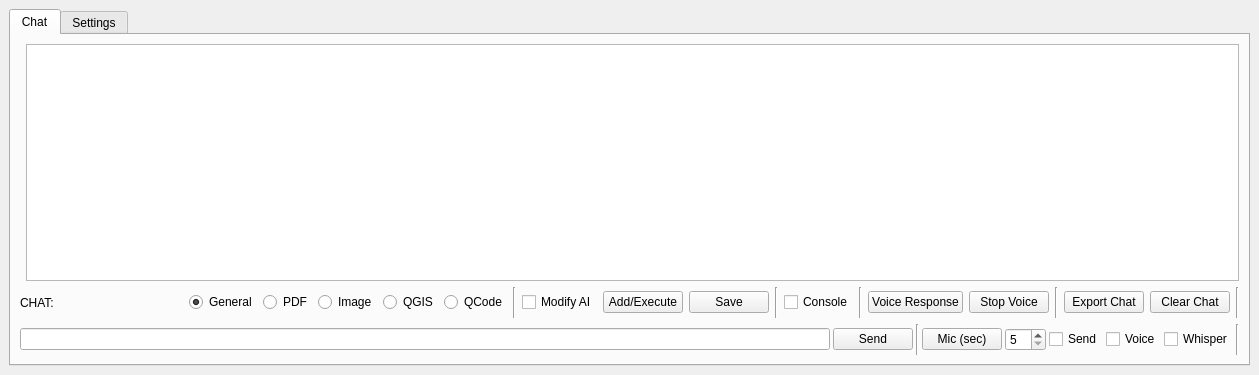
<?xml version="1.0" encoding="UTF-8"?>
<ui version="4.0">
 <class>qchatgpt</class>
 <widget class="QDockWidget" name="qchatgpt">
  <property name="geometry">
   <rect>
    <x>0</x>
    <y>0</y>
    <width>1259</width>
    <height>375</height>
   </rect>
  </property>
  <property name="windowTitle">
   <string>QChatGPT</string>
  </property>
  <widget class="QWidget" name="dockWidgetContents">
   <layout class="QGridLayout" name="gridLayout">
    <item row="0" column="0">
     <widget class="QTabWidget" name="tabWidget">
      <property name="currentIndex">
       <number>0</number>
      </property>
      <widget class="QWidget" name="tab">
       <attribute name="title">
        <string>Chat</string>
       </attribute>
       <layout class="QGridLayout" name="gridLayout_2">
        <item row="0" column="0">
         <layout class="QVBoxLayout" name="verticalLayout">
          <item>
           <layout class="QHBoxLayout" name="layout_custom">
            <item>
             <widget class="QTextEdit" name="chatgpt_edit">
              <property name="sizePolicy">
               <sizepolicy hsizetype="Ignored" vsizetype="Ignored">
                <horstretch>0</horstretch>
                <verstretch>0</verstretch>
               </sizepolicy>
              </property>
              <property name="html">
               <string>&lt;!DOCTYPE HTML PUBLIC &quot;-//W3C//DTD HTML 4.0//EN&quot; &quot;http://www.w3.org/TR/REC-html40/strict.dtd&quot;&gt;
&lt;html&gt;&lt;head&gt;&lt;meta name=&quot;qrichtext&quot; content=&quot;1&quot; /&gt;&lt;style type=&quot;text/css&quot;&gt;
p, li { white-space: pre-wrap; }
&lt;/style&gt;&lt;/head&gt;&lt;body style=&quot; font-family:'MS Shell Dlg 2'; font-size:7.8pt; font-weight:400; font-style:normal;&quot;&gt;
&lt;p style=&quot;-qt-paragraph-type:empty; margin-top:0px; margin-bottom:0px; margin-left:0px; margin-right:0px; -qt-block-indent:0; text-indent:0px;&quot;&gt;&lt;br /&gt;&lt;/p&gt;&lt;/body&gt;&lt;/html&gt;</string>
              </property>
             </widget>
            </item>
            <item>
             <widget class="QTextBrowser" name="chatgpt_ans">
              <property name="sizePolicy">
               <sizepolicy hsizetype="Expanding" vsizetype="Minimum">
                <horstretch>0</horstretch>
                <verstretch>0</verstretch>
               </sizepolicy>
              </property>
             </widget>
            </item>
           </layout>
          </item>
          <item>
           <layout class="QHBoxLayout" name="horizontalLayout_2">
            <item>
             <widget class="QLabel" name="label">
              <property name="sizePolicy">
               <sizepolicy hsizetype="Minimum" vsizetype="Preferred">
                <horstretch>0</horstretch>
                <verstretch>0</verstretch>
               </sizepolicy>
              </property>
              <property name="text">
               <string>CHAT:</string>
              </property>
             </widget>
            </item>
            <item>
             <spacer name="horizontalSpacer">
              <property name="orientation">
               <enum>Qt::Horizontal</enum>
              </property>
              <property name="sizeHint" stdset="0">
               <size>
                <width>40</width>
                <height>20</height>
               </size>
              </property>
             </spacer>
            </item>
            <item>
             <widget class="QRadioButton" name="general">
              <property name="text">
               <string>General</string>
              </property>
              <property name="checked">
               <bool>true</bool>
              </property>
             </widget>
            </item>
            <item>
             <widget class="QRadioButton" name="pdfchat">
              <property name="text">
               <string>PDF</string>
              </property>
             </widget>
            </item>
            <item>
             <widget class="QRadioButton" name="image">
              <property name="text">
               <string>Image</string>
              </property>
             </widget>
            </item>
            <item>
             <widget class="QRadioButton" name="qgisui">
              <property name="text">
               <string>QGIS</string>
              </property>
             </widget>
            </item>
            <item>
             <widget class="QRadioButton" name="qgiscode">
              <property name="text">
               <string>QCode</string>
              </property>
             </widget>
            </item>
            <item>
             <widget class="Line" name="line">
              <property name="maximumSize">
               <size>
                <width>3</width>
                <height>31</height>
               </size>
              </property>
              <property name="orientation">
               <enum>Qt::Vertical</enum>
              </property>
             </widget>
            </item>
            <item>
             <widget class="QCheckBox" name="chatgpt_edit_btn">
              <property name="text">
               <string>Modify AI</string>
              </property>
             </widget>
            </item>
            <item>
             <widget class="QPushButton" name="addonmap">
              <property name="toolTip">
               <string>e.g. Give me a geojson format for Cyprus cities</string>
              </property>
              <property name="text">
               <string>Add/Execute</string>
              </property>
             </widget>
            </item>
            <item>
             <widget class="QPushButton" name="save_last_ans">
              <property name="focusPolicy">
               <enum>Qt::NoFocus</enum>
              </property>
              <property name="text">
               <string>Save</string>
              </property>
             </widget>
            </item>
            <item>
             <widget class="Line" name="line_2">
              <property name="maximumSize">
               <size>
                <width>3</width>
                <height>31</height>
               </size>
              </property>
              <property name="orientation">
               <enum>Qt::Vertical</enum>
              </property>
             </widget>
            </item>
            <item>
             <widget class="QCheckBox" name="chatgpt_python_console">
              <property name="text">
               <string>Console</string>
              </property>
             </widget>
            </item>
            <item>
             <widget class="Line" name="line_3">
              <property name="maximumSize">
               <size>
                <width>3</width>
                <height>31</height>
               </size>
              </property>
              <property name="orientation">
               <enum>Qt::Vertical</enum>
              </property>
             </widget>
            </item>
            <item>
             <widget class="QPushButton" name="voiceresponse">
              <property name="toolTip">
               <string/>
              </property>
              <property name="text">
               <string>Voice Response</string>
              </property>
             </widget>
            </item>
            <item>
             <widget class="QPushButton" name="voicestop">
              <property name="toolTip">
               <string/>
              </property>
              <property name="text">
               <string>Stop Voice</string>
              </property>
             </widget>
            </item>
            <item>
             <widget class="Line" name="line_7">
              <property name="maximumSize">
               <size>
                <width>3</width>
                <height>31</height>
               </size>
              </property>
              <property name="orientation">
               <enum>Qt::Vertical</enum>
              </property>
             </widget>
            </item>
            <item>
             <widget class="QPushButton" name="export_ans">
              <property name="focusPolicy">
               <enum>Qt::NoFocus</enum>
              </property>
              <property name="text">
               <string>Export Chat</string>
              </property>
             </widget>
            </item>
            <item>
             <widget class="QPushButton" name="clear_ans">
              <property name="focusPolicy">
               <enum>Qt::NoFocus</enum>
              </property>
              <property name="text">
               <string>Clear Chat</string>
              </property>
             </widget>
            </item>
            <item>
             <widget class="Line" name="line_4">
              <property name="maximumSize">
               <size>
                <width>3</width>
                <height>31</height>
               </size>
              </property>
              <property name="orientation">
               <enum>Qt::Vertical</enum>
              </property>
             </widget>
            </item>
           </layout>
          </item>
          <item>
           <layout class="QHBoxLayout" name="horizontalLayout">
            <property name="spacing">
             <number>3</number>
            </property>
            <item>
             <widget class="QLineEdit" name="question">
              <property name="sizePolicy">
               <sizepolicy hsizetype="Expanding" vsizetype="Fixed">
                <horstretch>0</horstretch>
                <verstretch>0</verstretch>
               </sizepolicy>
              </property>
              <property name="text">
               <string/>
              </property>
             </widget>
            </item>
            <item>
             <widget class="QPushButton" name="send_chat">
              <property name="sizePolicy">
               <sizepolicy hsizetype="Minimum" vsizetype="Fixed">
                <horstretch>0</horstretch>
                <verstretch>0</verstretch>
               </sizepolicy>
              </property>
              <property name="maximumSize">
               <size>
                <width>16777215</width>
                <height>16777215</height>
               </size>
              </property>
              <property name="focusPolicy">
               <enum>Qt::StrongFocus</enum>
              </property>
              <property name="text">
               <string>Send</string>
              </property>
             </widget>
            </item>
            <item>
             <widget class="Line" name="line_5">
              <property name="maximumSize">
               <size>
                <width>3</width>
                <height>31</height>
               </size>
              </property>
              <property name="orientation">
               <enum>Qt::Vertical</enum>
              </property>
             </widget>
            </item>
            <item>
             <widget class="QPushButton" name="microphone">
              <property name="sizePolicy">
               <sizepolicy hsizetype="Minimum" vsizetype="Fixed">
                <horstretch>0</horstretch>
                <verstretch>0</verstretch>
               </sizepolicy>
              </property>
              <property name="maximumSize">
               <size>
                <width>16777215</width>
                <height>16777215</height>
               </size>
              </property>
              <property name="focusPolicy">
               <enum>Qt::StrongFocus</enum>
              </property>
              <property name="styleSheet">
               <string notr="true"/>
              </property>
              <property name="text">
               <string>Mic (sec)</string>
              </property>
              <property name="checkable">
               <bool>true</bool>
              </property>
             </widget>
            </item>
            <item>
             <widget class="QSpinBox" name="audio_duration">
              <property name="sizePolicy">
               <sizepolicy hsizetype="Minimum" vsizetype="Fixed">
                <horstretch>0</horstretch>
                <verstretch>0</verstretch>
               </sizepolicy>
              </property>
              <property name="minimum">
               <number>5</number>
              </property>
              <property name="maximum">
               <number>60</number>
              </property>
             </widget>
            </item>
            <item>
             <widget class="QCheckBox" name="microphone_send">
              <property name="toolTip">
               <string/>
              </property>
              <property name="text">
               <string>Send</string>
              </property>
             </widget>
            </item>
            <item>
             <widget class="QCheckBox" name="use_voice">
              <property name="toolTip">
               <string/>
              </property>
              <property name="text">
               <string>Voice</string>
              </property>
             </widget>
            </item>
            <item>
             <widget class="QCheckBox" name="whisper">
              <property name="toolTip">
               <string>Using openai key.</string>
              </property>
              <property name="text">
               <string>Whisper</string>
              </property>
             </widget>
            </item>
            <item>
             <widget class="Line" name="line_6">
              <property name="maximumSize">
               <size>
                <width>3</width>
                <height>31</height>
               </size>
              </property>
              <property name="orientation">
               <enum>Qt::Vertical</enum>
              </property>
             </widget>
            </item>
           </layout>
          </item>
         </layout>
        </item>
       </layout>
      </widget>
      <widget class="QWidget" name="tab_2">
       <attribute name="title">
        <string>Settings</string>
       </attribute>
       <layout class="QVBoxLayout" name="verticalLayout_3">
        <item>
         <layout class="QVBoxLayout" name="verticalLayout_2">
          <item>
           <layout class="QHBoxLayout" name="horizontalLayout_6">
            <item>
             <widget class="QLabel" name="label_7">
              <property name="toolTip">
               <string>The model which will generate the completion.</string>
              </property>
              <property name="text">
               <string>&lt;a href=&quot;https://platform.openai.com/docs/models/overview&quot;&gt;Models &lt;/a&gt;:   </string>
              </property>
              <property name="openExternalLinks">
               <bool>true</bool>
              </property>
             </widget>
            </item>
            <item>
             <spacer name="horizontalSpacer_6">
              <property name="orientation">
               <enum>Qt::Horizontal</enum>
              </property>
              <property name="sizeType">
               <enum>QSizePolicy::Minimum</enum>
              </property>
              <property name="sizeHint" stdset="0">
               <size>
                <width>46</width>
                <height>20</height>
               </size>
              </property>
             </spacer>
            </item>
            <item>
             <widget class="QComboBox" name="model">
              <property name="sizePolicy">
               <sizepolicy hsizetype="Preferred" vsizetype="Fixed">
                <horstretch>0</horstretch>
                <verstretch>0</verstretch>
               </sizepolicy>
              </property>
              <property name="focusPolicy">
               <enum>Qt::WheelFocus</enum>
              </property>
              <property name="sizeAdjustPolicy">
               <enum>QComboBox::AdjustToContents</enum>
              </property>
              <item>
               <property name="text">
                <string>gpt-oss-120b-sovereign</string>
               </property>
              </item>
              <item>
               <property name="text">
                <string>qwen-3.5-122b-sovereign</string>
               </property>
              </item>
              <item>
               <property name="text">
                <string>text-davinci-003</string>
               </property>
              </item>
              <item>
               <property name="text">
                <string>gpt-4</string>
               </property>
              </item>
              <item>
               <property name="text">
                <string>gpt-3.5-turbo</string>
               </property>
              </item>
              <item>
               <property name="text">
                <string>gpt-3.5-turbo-0301</string>
               </property>
              </item>
              <item>
               <property name="text">
                <string>text-curie-001</string>
               </property>
              </item>
              <item>
               <property name="text">
                <string>text-babbage-001</string>
               </property>
              </item>
              <item>
               <property name="text">
                <string>text-ada-001</string>
               </property>
              </item>
              <item>
               <property name="text">
                <string>code-davinci-002</string>
               </property>
              </item>
              <item>
               <property name="text">
                <string>code-cushman-001</string>
               </property>
              </item>
             </widget>
            </item>
            <item>
             <spacer name="horizontalSpacer_3">
              <property name="orientation">
               <enum>Qt::Horizontal</enum>
              </property>
              <property name="sizeHint" stdset="0">
               <size>
                <width>40</width>
                <height>20</height>
               </size>
              </property>
             </spacer>
            </item>
           </layout>
          </item>
          <item>
           <layout class="QHBoxLayout" name="horizontalLayout_custom_base_url">
            <item>
             <widget class="QLabel" name="label_custom_base_url">
              <property name="toolTip">
               <string>Override the default API base URL (e.g. https://my-proxy/v1). Leave empty to use the default.</string>
              </property>
              <property name="text">
               <string>Custom base URL:</string>
              </property>
             </widget>
            </item>
            <item>
             <widget class="QLineEdit" name="custom_base_url">
              <property name="sizePolicy">
               <sizepolicy hsizetype="Expanding" vsizetype="Fixed">
                <horstretch>0</horstretch>
                <verstretch>0</verstretch>
               </sizepolicy>
              </property>
              <property name="toolTip">
               <string>Override the default API base URL (e.g. https://my-proxy/v1). Leave empty to use the default.</string>
              </property>
              <property name="placeholderText">
               <string>https://your-api-endpoint/v1</string>
              </property>
             </widget>
            </item>
            <item>
             <spacer name="horizontalSpacer_custom_base_url">
              <property name="orientation">
               <enum>Qt::Horizontal</enum>
              </property>
              <property name="sizeHint" stdset="0">
               <size>
                <width>40</width>
                <height>20</height>
               </size>
              </property>
             </spacer>
            </item>
           </layout>
          </item>
          <item>
           <layout class="QHBoxLayout" name="horizontalLayout_custom_model">
            <item>
             <widget class="QLabel" name="label_custom_model">
              <property name="toolTip">
               <string>Override the selected model with a custom model name. Leave empty to use the model selected above.</string>
              </property>
              <property name="text">
               <string>Custom model:   </string>
              </property>
             </widget>
            </item>
            <item>
             <widget class="QLineEdit" name="custom_model">
              <property name="sizePolicy">
               <sizepolicy hsizetype="Expanding" vsizetype="Fixed">
                <horstretch>0</horstretch>
                <verstretch>0</verstretch>
               </sizepolicy>
              </property>
              <property name="toolTip">
               <string>Override the selected model with a custom model name. Leave empty to use the model selected above.</string>
              </property>
              <property name="placeholderText">
               <string>e.g. gpt-4o or llama-3-70b</string>
              </property>
             </widget>
            </item>
            <item>
             <spacer name="horizontalSpacer_custom_model">
              <property name="orientation">
               <enum>Qt::Horizontal</enum>
              </property>
              <property name="sizeHint" stdset="0">
               <size>
                <width>40</width>
                <height>20</height>
               </size>
              </property>
             </spacer>
            </item>
           </layout>
          </item>
          <item>
           <layout class="QHBoxLayout" name="horizontalLayout_4">
            <item>
             <widget class="QLabel" name="label_5">
              <property name="toolTip">
               <string>Controls randomness: Lowering results in less random completions. As the temperature approaches zero, the model will become deterministic and repetitive.</string>
              </property>
              <property name="text">
               <string>Temperature:     </string>
              </property>
             </widget>
            </item>
            <item>
             <widget class="QDoubleSpinBox" name="temperature">
              <property name="decimals">
               <number>1</number>
              </property>
              <property name="maximum">
               <double>1.000000000000000</double>
              </property>
              <property name="singleStep">
               <double>0.100000000000000</double>
              </property>
             </widget>
            </item>
            <item>
             <spacer name="horizontalSpacer_4">
              <property name="orientation">
               <enum>Qt::Horizontal</enum>
              </property>
              <property name="sizeHint" stdset="0">
               <size>
                <width>40</width>
                <height>20</height>
               </size>
              </property>
             </spacer>
            </item>
           </layout>
          </item>
          <item>
           <layout class="QHBoxLayout" name="horizontalLayout_3">
            <item>
             <widget class="QLabel" name="label_6">
              <property name="toolTip">
               <string>One token is roughly 4 characters for normal English text</string>
              </property>
              <property name="text">
               <string>Maximum length:</string>
              </property>
             </widget>
            </item>
            <item>
             <widget class="QSpinBox" name="max_tokens">
              <property name="focusPolicy">
               <enum>Qt::WheelFocus</enum>
              </property>
              <property name="minimum">
               <number>1</number>
              </property>
              <property name="maximum">
               <number>4000</number>
              </property>
             </widget>
            </item>
            <item>
             <spacer name="horizontalSpacer_5">
              <property name="orientation">
               <enum>Qt::Horizontal</enum>
              </property>
              <property name="sizeHint" stdset="0">
               <size>
                <width>40</width>
                <height>20</height>
               </size>
              </property>
             </spacer>
            </item>
           </layout>
          </item>
          <item>
           <layout class="QHBoxLayout" name="horizontalLayout_7">
            <item>
             <widget class="QLabel" name="label_3">
              <property name="sizePolicy">
               <sizepolicy hsizetype="Fixed" vsizetype="Preferred">
                <horstretch>0</horstretch>
                <verstretch>0</verstretch>
               </sizepolicy>
              </property>
              <property name="text">
               <string>Image size:        </string>
              </property>
             </widget>
            </item>
            <item>
             <widget class="QComboBox" name="image_size">
              <property name="sizePolicy">
               <sizepolicy hsizetype="Preferred" vsizetype="Fixed">
                <horstretch>0</horstretch>
                <verstretch>0</verstretch>
               </sizepolicy>
              </property>
              <property name="focusPolicy">
               <enum>Qt::WheelFocus</enum>
              </property>
              <property name="sizeAdjustPolicy">
               <enum>QComboBox::AdjustToContents</enum>
              </property>
              <item>
               <property name="text">
                <string>256x256</string>
               </property>
              </item>
              <item>
               <property name="text">
                <string>512x512</string>
               </property>
              </item>
              <item>
               <property name="text">
                <string>1024x1024</string>
               </property>
              </item>
             </widget>
            </item>
            <item>
             <spacer name="horizontalSpacer_8">
              <property name="orientation">
               <enum>Qt::Horizontal</enum>
              </property>
              <property name="sizeHint" stdset="0">
               <size>
                <width>40</width>
                <height>20</height>
               </size>
              </property>
             </spacer>
            </item>
           </layout>
          </item>
          <item>
           <layout class="QHBoxLayout" name="horizontalLayout_5">
            <item>
             <widget class="QLabel" name="label_2">
              <property name="toolTip">
               <string>If you want, you can use your API key.</string>
              </property>
              <property name="text">
               <string>&lt;a href=&quot;https://platform.openai.com/account/api-keys&quot;&gt;Use your API key&lt;/a&gt; </string>
              </property>
              <property name="wordWrap">
               <bool>true</bool>
              </property>
              <property name="openExternalLinks">
               <bool>true</bool>
              </property>
             </widget>
            </item>
            <item>
             <widget class="QgsPasswordLineEdit" name="custom_apikey"/>
            </item>
            <item>
             <spacer name="horizontalSpacer_2">
              <property name="orientation">
               <enum>Qt::Horizontal</enum>
              </property>
              <property name="sizeHint" stdset="0">
               <size>
                <width>40</width>
                <height>20</height>
               </size>
              </property>
             </spacer>
            </item>
           </layout>
          </item>
          <item>
           <layout class="QHBoxLayout" name="horizontalLayout_8">
            <item>
             <widget class="QLabel" name="label_4">
              <property name="sizePolicy">
               <sizepolicy hsizetype="Fixed" vsizetype="Preferred">
                <horstretch>0</horstretch>
                <verstretch>0</verstretch>
               </sizepolicy>
              </property>
              <property name="toolTip">
               <string>Please select PDF from Chat.</string>
              </property>
              <property name="text">
               <string>Use PDF file:       </string>
              </property>
              <property name="wordWrap">
               <bool>true</bool>
              </property>
             </widget>
            </item>
            <item>
             <widget class="QLineEdit" name="pdf_path">
              <property name="sizePolicy">
               <sizepolicy hsizetype="MinimumExpanding" vsizetype="Fixed">
                <horstretch>0</horstretch>
                <verstretch>0</verstretch>
               </sizepolicy>
              </property>
              <property name="toolTip">
               <string>Please select PDF from Chat.</string>
              </property>
             </widget>
            </item>
            <item>
             <widget class="QToolButton" name="toolButton">
              <property name="sizePolicy">
               <sizepolicy hsizetype="Fixed" vsizetype="Fixed">
                <horstretch>0</horstretch>
                <verstretch>0</verstretch>
               </sizepolicy>
              </property>
              <property name="text">
               <string>...</string>
              </property>
             </widget>
            </item>
            <item>
             <spacer name="horizontalSpacer_7">
              <property name="orientation">
               <enum>Qt::Horizontal</enum>
              </property>
              <property name="sizeHint" stdset="0">
               <size>
                <width>40</width>
                <height>20</height>
               </size>
              </property>
             </spacer>
            </item>
           </layout>
          </item>
          <item>
           <spacer name="verticalSpacer">
            <property name="orientation">
             <enum>Qt::Vertical</enum>
            </property>
            <property name="sizeHint" stdset="0">
             <size>
              <width>20</width>
              <height>40</height>
             </size>
            </property>
           </spacer>
          </item>
         </layout>
        </item>
       </layout>
      </widget>
     </widget>
    </item>
   </layout>
  </widget>
 </widget>
 <customwidgets>
  <customwidget>
   <class>QgsPasswordLineEdit</class>
   <extends>QLineEdit</extends>
   <header>qgspasswordlineedit.h</header>
  </customwidget>
 </customwidgets>
 <resources/>
 <connections/>
</ui>
